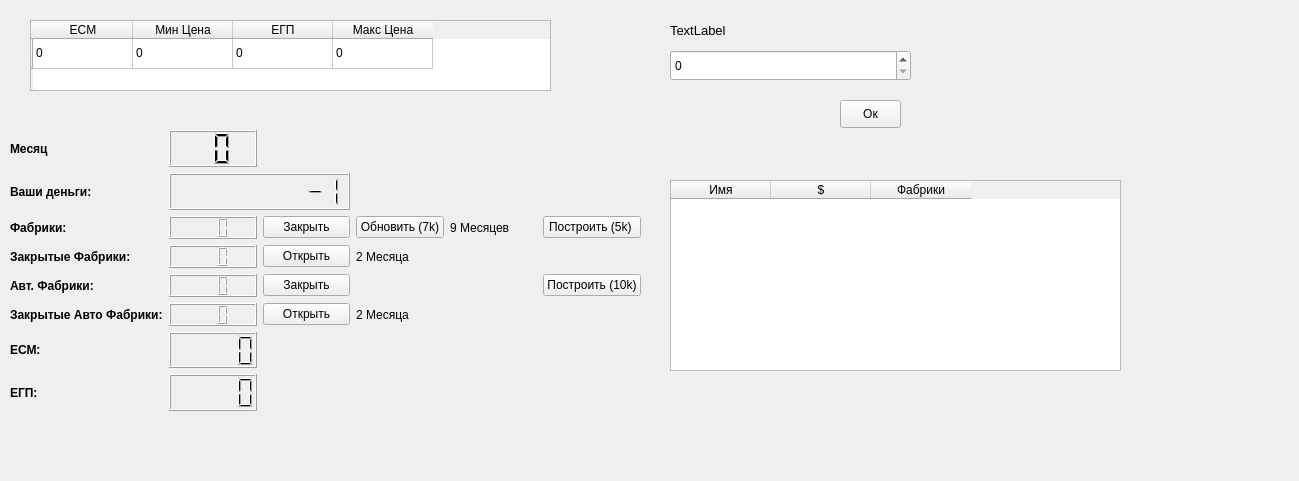
<?xml version="1.0" encoding="UTF-8"?>
<ui version="4.0">
 <class>MainWindow</class>
 <widget class="QMainWindow" name="MainWindow">
  <property name="geometry">
   <rect>
    <x>0</x>
    <y>0</y>
    <width>1299</width>
    <height>481</height>
   </rect>
  </property>
  <property name="windowTitle">
   <string>MainWindow</string>
  </property>
  <widget class="QWidget" name="centralwidget">
   <widget class="QTableWidget" name="bank_table">
    <property name="geometry">
     <rect>
      <x>30</x>
      <y>20</y>
      <width>521</width>
      <height>71</height>
     </rect>
    </property>
    <row>
     <property name="text">
      <string/>
     </property>
    </row>
    <column>
     <property name="text">
      <string>ECM</string>
     </property>
    </column>
    <column>
     <property name="text">
      <string>Мин Цена</string>
     </property>
    </column>
    <column>
     <property name="text">
      <string>ЕГП</string>
     </property>
    </column>
    <column>
     <property name="text">
      <string>Макс Цена</string>
     </property>
    </column>
    <item row="0" column="0">
     <property name="text">
      <string>0</string>
     </property>
    </item>
    <item row="0" column="1">
     <property name="text">
      <string>0</string>
     </property>
    </item>
    <item row="0" column="2">
     <property name="text">
      <string>0</string>
     </property>
    </item>
    <item row="0" column="3">
     <property name="text">
      <string>0</string>
     </property>
    </item>
   </widget>
   <widget class="QWidget" name="verticalLayoutWidget">
    <property name="geometry">
     <rect>
      <x>10</x>
      <y>130</y>
      <width>631</width>
      <height>281</height>
     </rect>
    </property>
    <layout class="QGridLayout" name="gridLayout">
     <item row="0" column="0">
      <widget class="QLabel" name="month_label">
       <property name="font">
        <font>
         <weight>75</weight>
         <bold>true</bold>
        </font>
       </property>
       <property name="text">
        <string>Месяц</string>
       </property>
      </widget>
     </item>
     <item row="3" column="2">
      <widget class="QPushButton" name="open_f_button">
       <property name="text">
        <string>Открыть</string>
       </property>
      </widget>
     </item>
     <item row="0" column="1">
      <widget class="QLCDNumber" name="month_lcd">
       <property name="digitCount">
        <number>2</number>
       </property>
      </widget>
     </item>
     <item row="1" column="1" colspan="2">
      <widget class="QLCDNumber" name="money_lcd">
       <property name="digitCount">
        <number>10</number>
       </property>
       <property name="intValue" stdset="0">
        <number>-1</number>
       </property>
      </widget>
     </item>
     <item row="2" column="3">
      <widget class="QPushButton" name="update_f">
       <property name="text">
        <string>Обновить (7k)</string>
       </property>
      </widget>
     </item>
     <item row="6" column="1">
      <widget class="QLCDNumber" name="closed_auto_lcd">
       <property name="digitCount">
        <number>3</number>
       </property>
      </widget>
     </item>
     <item row="6" column="2">
      <widget class="QPushButton" name="open_af_button">
       <property name="text">
        <string>Открыть</string>
       </property>
      </widget>
     </item>
     <item row="6" column="3">
      <widget class="QLabel" name="label_3">
       <property name="text">
        <string>2 Месяца</string>
       </property>
      </widget>
     </item>
     <item row="3" column="0">
      <widget class="QLabel" name="closed_label">
       <property name="font">
        <font>
         <weight>75</weight>
         <bold>true</bold>
        </font>
       </property>
       <property name="text">
        <string>Закрытые Фабрики:</string>
       </property>
      </widget>
     </item>
     <item row="3" column="1">
      <widget class="QLCDNumber" name="closed_lcd">
       <property name="digitCount">
        <number>3</number>
       </property>
      </widget>
     </item>
     <item row="2" column="5">
      <widget class="QPushButton" name="build_f_button">
       <property name="text">
        <string>Построить (5k) </string>
       </property>
      </widget>
     </item>
     <item row="2" column="4">
      <widget class="QLabel" name="label_4">
       <property name="text">
        <string>9 Месяцев</string>
       </property>
      </widget>
     </item>
     <item row="5" column="5">
      <widget class="QPushButton" name="build_af_button">
       <property name="text">
        <string>Построить (10k)</string>
       </property>
      </widget>
     </item>
     <item row="5" column="2">
      <widget class="QPushButton" name="close_af_button">
       <property name="text">
        <string>Закрыть</string>
       </property>
      </widget>
     </item>
     <item row="5" column="0">
      <widget class="QLabel" name="auto_factory_label">
       <property name="font">
        <font>
         <weight>75</weight>
         <bold>true</bold>
        </font>
       </property>
       <property name="text">
        <string>Авт. Фабрики:</string>
       </property>
      </widget>
     </item>
     <item row="6" column="0">
      <widget class="QLabel" name="closed_auto_label">
       <property name="font">
        <font>
         <weight>75</weight>
         <bold>true</bold>
        </font>
       </property>
       <property name="text">
        <string>Закрытые Авто Фабрики:</string>
       </property>
      </widget>
     </item>
     <item row="5" column="1">
      <widget class="QLCDNumber" name="auto_lcd">
       <property name="digitCount">
        <number>3</number>
       </property>
      </widget>
     </item>
     <item row="2" column="0">
      <widget class="QLabel" name="factory_label">
       <property name="font">
        <font>
         <weight>75</weight>
         <bold>true</bold>
        </font>
       </property>
       <property name="text">
        <string>Фабрики:</string>
       </property>
      </widget>
     </item>
     <item row="2" column="2">
      <widget class="QPushButton" name="close_f_button">
       <property name="text">
        <string>Закрыть</string>
       </property>
      </widget>
     </item>
     <item row="9" column="1">
      <widget class="QLCDNumber" name="prod_lcd">
       <property name="digitCount">
        <number>5</number>
       </property>
      </widget>
     </item>
     <item row="2" column="1">
      <widget class="QLCDNumber" name="factory_lcd">
       <property name="digitCount">
        <number>3</number>
       </property>
      </widget>
     </item>
     <item row="9" column="0">
      <widget class="QLabel" name="prods_label">
       <property name="font">
        <font>
         <weight>75</weight>
         <bold>true</bold>
        </font>
       </property>
       <property name="text">
        <string>ЕГП:</string>
       </property>
      </widget>
     </item>
     <item row="8" column="0">
      <widget class="QLabel" name="mats_label">
       <property name="font">
        <font>
         <weight>75</weight>
         <bold>true</bold>
        </font>
       </property>
       <property name="text">
        <string>ЕСМ:</string>
       </property>
      </widget>
     </item>
     <item row="8" column="1">
      <widget class="QLCDNumber" name="mats_lcd">
       <property name="digitCount">
        <number>5</number>
       </property>
      </widget>
     </item>
     <item row="1" column="0">
      <widget class="QLabel" name="money_label">
       <property name="font">
        <font>
         <weight>75</weight>
         <bold>true</bold>
        </font>
       </property>
       <property name="text">
        <string>Ваши деньги:</string>
       </property>
      </widget>
     </item>
     <item row="3" column="3">
      <widget class="QLabel" name="label_2">
       <property name="text">
        <string>2 Месяца</string>
       </property>
      </widget>
     </item>
    </layout>
   </widget>
   <widget class="QSpinBox" name="spinBox">
    <property name="geometry">
     <rect>
      <x>670</x>
      <y>50</y>
      <width>241</width>
      <height>31</height>
     </rect>
    </property>
    <property name="maximum">
     <number>999999999</number>
    </property>
   </widget>
   <widget class="QLabel" name="label">
    <property name="geometry">
     <rect>
      <x>670</x>
      <y>10</y>
      <width>501</width>
      <height>41</height>
     </rect>
    </property>
    <property name="font">
     <font>
      <pointsize>10</pointsize>
     </font>
    </property>
    <property name="text">
     <string>TextLabel</string>
    </property>
   </widget>
   <widget class="QPushButton" name="pushButton">
    <property name="geometry">
     <rect>
      <x>840</x>
      <y>100</y>
      <width>61</width>
      <height>28</height>
     </rect>
    </property>
    <property name="text">
     <string>Ок</string>
    </property>
   </widget>
   <widget class="QTableWidget" name="players_table">
    <property name="geometry">
     <rect>
      <x>670</x>
      <y>180</y>
      <width>451</width>
      <height>191</height>
     </rect>
    </property>
    <column>
     <property name="text">
      <string>Имя</string>
     </property>
    </column>
    <column>
     <property name="text">
      <string>$</string>
     </property>
    </column>
    <column>
     <property name="text">
      <string>Фабрики</string>
     </property>
    </column>
   </widget>
  </widget>
 </widget>
 <resources/>
 <connections/>
</ui>
